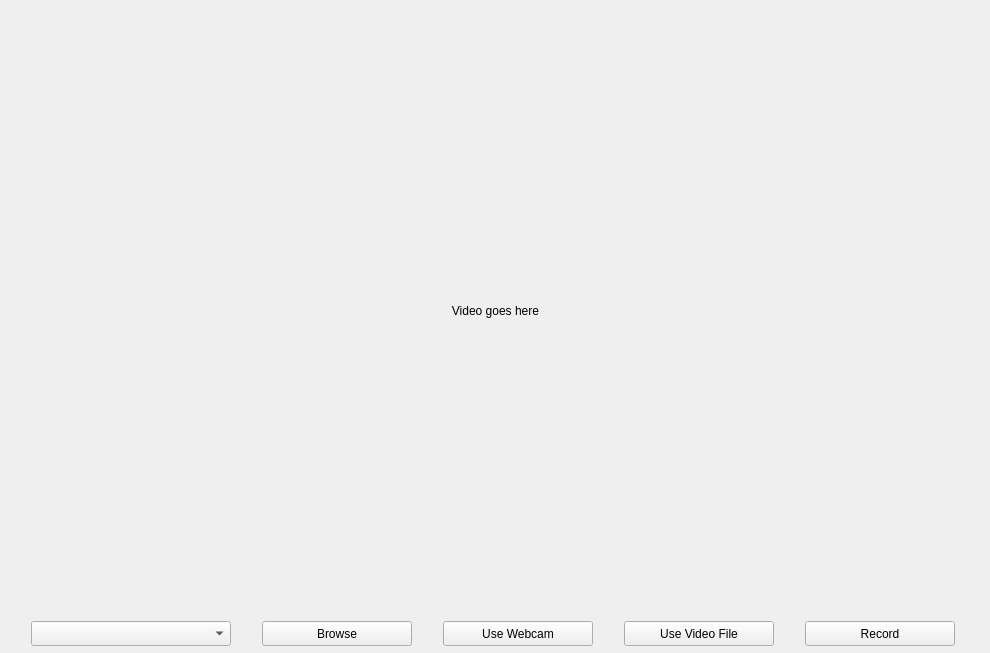
<?xml version="1.0" encoding="UTF-8"?>
<ui version="4.0">
 <class>MainWindow</class>
 <widget class="QMainWindow" name="MainWindow">
  <property name="geometry">
   <rect>
    <x>0</x>
    <y>0</y>
    <width>990</width>
    <height>653</height>
   </rect>
  </property>
  <property name="sizePolicy">
   <sizepolicy hsizetype="Expanding" vsizetype="Expanding">
    <horstretch>0</horstretch>
    <verstretch>0</verstretch>
   </sizepolicy>
  </property>
  <property name="windowTitle">
   <string>MainWindow</string>
  </property>
  <widget class="QWidget" name="centralWidget">
   <property name="sizePolicy">
    <sizepolicy hsizetype="Minimum" vsizetype="Minimum">
     <horstretch>0</horstretch>
     <verstretch>0</verstretch>
    </sizepolicy>
   </property>
   <property name="minimumSize">
    <size>
     <width>500</width>
     <height>500</height>
    </size>
   </property>
   <property name="maximumSize">
    <size>
     <width>1000</width>
     <height>1000</height>
    </size>
   </property>
   <widget class="QWidget" name="verticalLayoutWidget">
    <property name="geometry">
     <rect>
      <x>0</x>
      <y>0</y>
      <width>991</width>
      <height>651</height>
     </rect>
    </property>
    <layout class="QVBoxLayout" name="verticalLayout">
     <property name="spacing">
      <number>5</number>
     </property>
     <property name="sizeConstraint">
      <enum>QLayout::SetDefaultConstraint</enum>
     </property>
     <property name="leftMargin">
      <number>5</number>
     </property>
     <property name="topMargin">
      <number>5</number>
     </property>
     <property name="rightMargin">
      <number>5</number>
     </property>
     <property name="bottomMargin">
      <number>5</number>
     </property>
     <item>
      <widget class="QLabel" name="videoLabel">
       <property name="sizePolicy">
        <sizepolicy hsizetype="Minimum" vsizetype="Minimum">
         <horstretch>0</horstretch>
         <verstretch>0</verstretch>
        </sizepolicy>
       </property>
       <property name="minimumSize">
        <size>
         <width>600</width>
         <height>600</height>
        </size>
       </property>
       <property name="maximumSize">
        <size>
         <width>1000</width>
         <height>800</height>
        </size>
       </property>
       <property name="layoutDirection">
        <enum>Qt::RightToLeft</enum>
       </property>
       <property name="text">
        <string>Video goes here</string>
       </property>
       <property name="alignment">
        <set>Qt::AlignCenter</set>
       </property>
      </widget>
     </item>
     <item>
      <layout class="QHBoxLayout" name="horizontalLayout">
       <property name="spacing">
        <number>5</number>
       </property>
       <property name="sizeConstraint">
        <enum>QLayout::SetMinimumSize</enum>
       </property>
       <item>
        <widget class="QComboBox" name="comboBox">
         <property name="sizePolicy">
          <sizepolicy hsizetype="Minimum" vsizetype="Fixed">
           <horstretch>0</horstretch>
           <verstretch>0</verstretch>
          </sizepolicy>
         </property>
         <property name="maximumSize">
          <size>
           <width>200</width>
           <height>25</height>
          </size>
         </property>
        </widget>
       </item>
       <item>
        <widget class="QPushButton" name="browseButton">
         <property name="maximumSize">
          <size>
           <width>150</width>
           <height>25</height>
          </size>
         </property>
         <property name="text">
          <string>Browse</string>
         </property>
         <property name="flat">
          <bool>false</bool>
         </property>
        </widget>
       </item>
       <item>
        <widget class="QPushButton" name="webcamPushButton">
         <property name="maximumSize">
          <size>
           <width>150</width>
           <height>25</height>
          </size>
         </property>
         <property name="text">
          <string>Use Webcam</string>
         </property>
         <property name="checked">
          <bool>false</bool>
         </property>
        </widget>
       </item>
       <item>
        <widget class="QPushButton" name="videofilePushButton">
         <property name="maximumSize">
          <size>
           <width>150</width>
           <height>25</height>
          </size>
         </property>
         <property name="text">
          <string>Use Video File</string>
         </property>
        </widget>
       </item>
       <item>
        <widget class="QPushButton" name="recordButton">
         <property name="maximumSize">
          <size>
           <width>150</width>
           <height>25</height>
          </size>
         </property>
         <property name="text">
          <string>Record</string>
         </property>
        </widget>
       </item>
      </layout>
     </item>
    </layout>
   </widget>
  </widget>
 </widget>
 <layoutdefault spacing="6" margin="11"/>
 <resources/>
 <connections/>
</ui>
